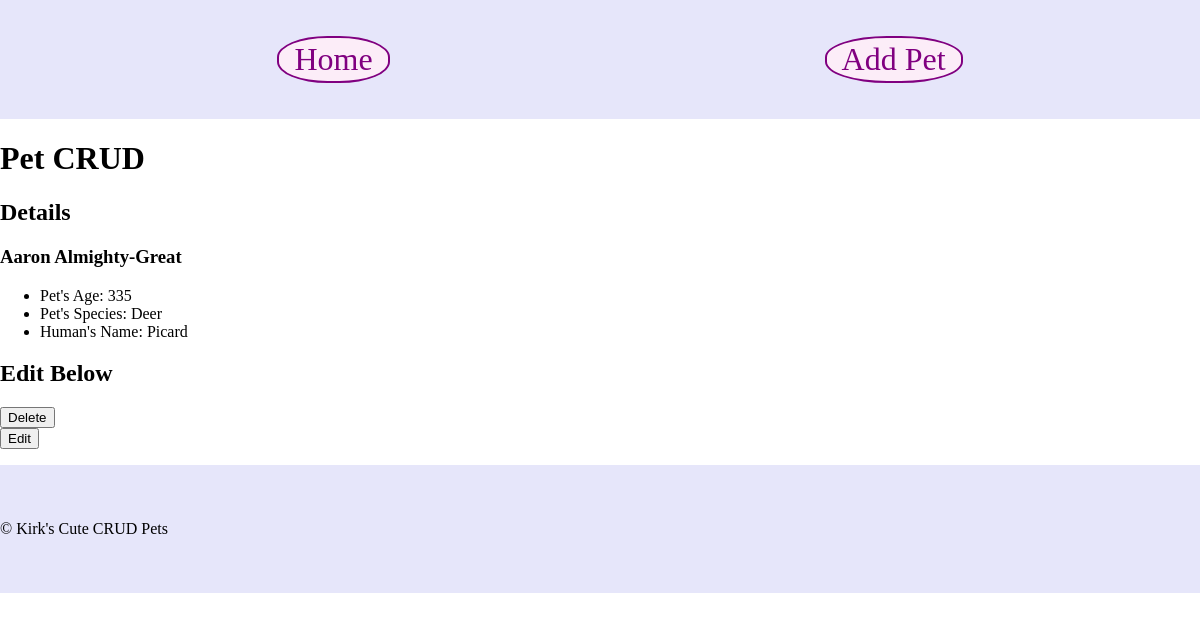
Screenshot of /projects/petCrud/details.php?petID=24 with the database file from the repository.
### tables this page shows
CREATE TABLE `Pet` (
  `petID` int(11) NOT NULL AUTO_INCREMENT,
  `petAge` smallint(6) NOT NULL,
  `petSpecies` varchar(50) NOT NULL,
  `petName` varchar(75) NOT NULL,
  `humanID` int(11) NOT NULL,
  PRIMARY KEY (`petID`),
  KEY `Human_Key` (`humanID`)
);

CREATE TABLE `Human` (
  `humanID` int(11) NOT NULL AUTO_INCREMENT,
  `humanWeight` decimal(3,1) DEFAULT NULL,
  `humanName` varchar(40) NOT NULL,
  PRIMARY KEY (`humanID`),
  UNIQUE KEY `humanID` (`humanID`)
);

### projects/petCrud/details.php (the view, shortened to what this page needs)
<?php
	$inputErrors = array("petName" => "", "petAge" => "", "petSpecies" => "");
	if(isset($_GET['petID'])){
		$petID = mysqli_real_escape_string($conn, $_GET["petID"]);
		$sqlJoinPetRow = "select Pet.petID, Pet.petName, Pet.petAge, Pet.petSpecies, Human.humanName from Human, Pet where Pet.humanID = Human.humanID and Pet.petID = $petID";
		$sqlHumanList = "select humanName from Human ORDER BY humanName;";
		$result = mysqli_query($conn, $sqlJoinPetRow);
		$humanListResult = mysqli_query($conn, $sqlHumanList);
		$pet = mysqli_fetch_assoc($result);
		while($human = mysqli_fetch_array($humanListResult, MYSQLI_NUM)){
			$humanList[] = $human;
		}
		if(!isset($_POST["edit"]) && !isset($_POST["submit"])){
			$isEditable = FALSE;
		}
	}
	else {
		echo "NO GET";
		echo "upload problems as follows: " . mysqli_error($conn);
		mysqli_close($conn);
	}
 ?>
<?php require("templates/header.php");?>
	<h2>Details</h2>
	<div>
		<?php if($pet): ?>
			<h3><?php echo htmlspecialchars($pet[petName]); ?></h3>
			<ul>
				<?php
					$labels = ["petAge" => "Pet's Age", "petSpecies" => "Pet's Species", "humanName" => "Human's Name"];
					foreach($pet as $tableColumn => $recordValue):
						if($tableColumn != "petID" && $tableColumn != "petName"): ?>
						<li>
							<?php echo htmlspecialchars($labels[$tableColumn]) . ": " . htmlspecialchars($recordValue); ?>
						</li>
					<?php endif; ?>
				<?php endforeach; ?>
			</ul>
		<?php else: ?>
			<h3>Sorry :-( There is no record for this pet.</h3>
		<?php endif; ?>
		<h2>Edit Below</h2>
		<?php if($isEditable): ?>
			<form action="details.php?petID=<?php echo $petID ?> " method="POST">
				<label>Pet Name: </label>
				<input type="text" name="petName" value="<?php echo htmlspecialchars($petName); ?>">
				<p><?php echo $inputErrors["petName"]; ?></p>
				<label>Pet Species</label>
				<input type="text" name="petSpecies" value="<?php echo htmlspecialchars($petSpecies); ?>">
				<p><?php echo $inputErrors["petSpecies"]; ?></p>
				<label>Pet Age</label>
				<input type="text" name="petAge" value="<?php echo htmlspecialchars($petAge); ?>">
				<p><?php echo $inputErrors["petAge"]; ?></p>
				<label>Human Name</label>
				 <select name="humanName">
				 	<?php  foreach($humanList as $h): ?>
				 		<option value="<?php echo $h[0]; ?>" <?php if($h[0] == $selectedHuman){echo "selected";} ?> > <?php echo $h[0] ?> </option>
				 	<?php endforeach; ?>
				 </select>
				<input type="submit" name="submit" value="submit">
			</form>
			<form action="details.php?petID=<?php echo $petID ?> " method="POST">
				<input type="hidden" name="is_editable" value="<?php echo $isEditable ?>">
				<input type="submit" name="edit" value="cancel">
			</form>
		<?php else: ?>
			<form action="details.php" method="POST">
				<input type="submit" name="delete" value="Delete">
			</form>
			<form action="details.php?petID=<?php echo $petID ?> " method="POST">
				<input type="submit" name="edit" value="Edit">
			</form>
		<?php endif; ?>
	</div>
<?php require("templates/footer.php");?>

### projects/petCrud/templates/header.php (style rules this page uses)
header, body { margin: 0; }

### rows the page displays
pet: petName "Aaron Almighty-Great", petAge "335", petSpecies "Deer", humanID.humanName "Picard"

### other values shown
$labels[$tableColumn] "Pet's Age"
$labels[$tableColumn] "Pet's Species"
$labels[$tableColumn] "Human's Name"
